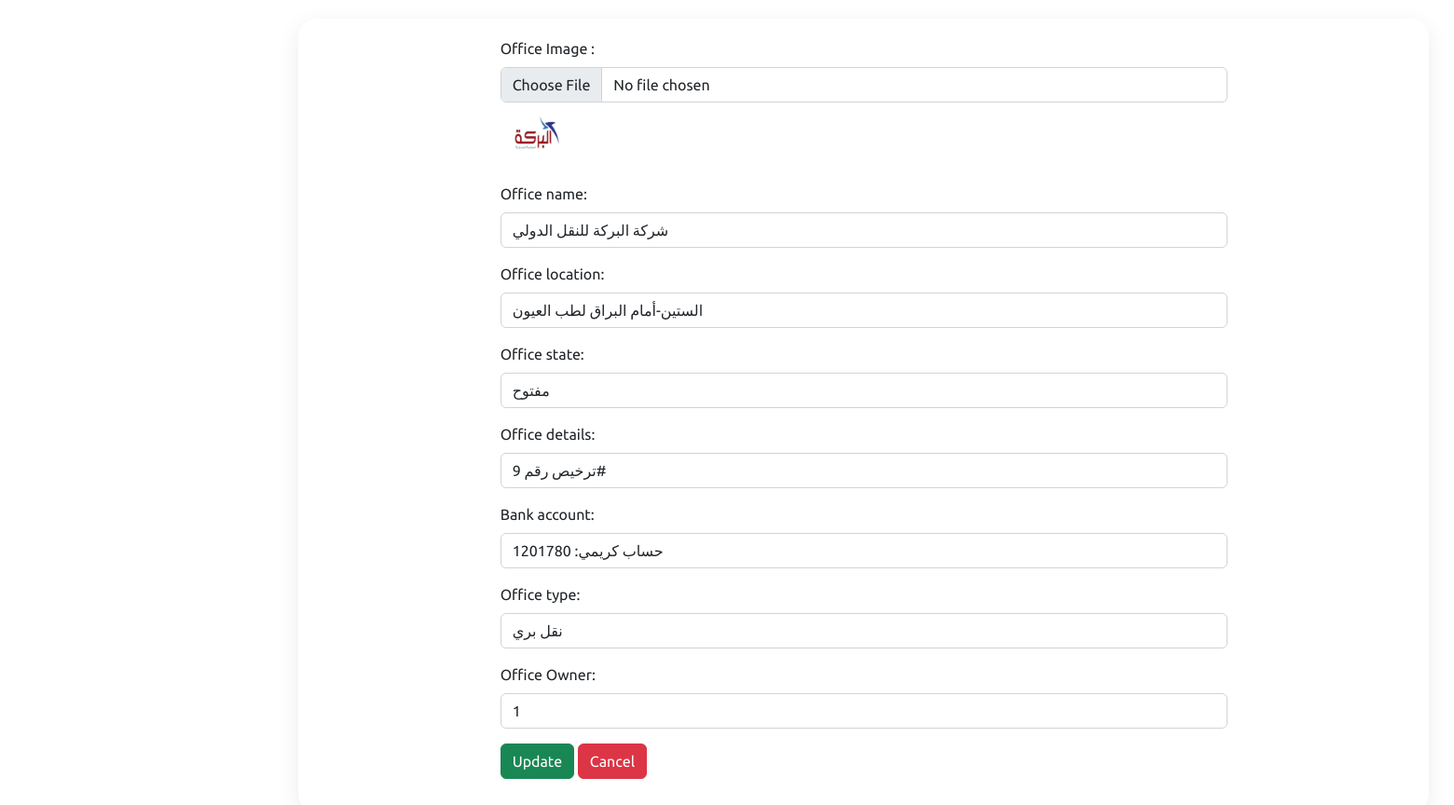
Screenshot of /offices/profile.php (signed in) with the database file from the repository.
### tables this page shows
CREATE TABLE `offices` (
  `office_id` int(11) NOT NULL,
  `office_name` varchar(65) NOT NULL,
  `office_secondname` varchar(85) NOT NULL,
  `office_location` varchar(100) NOT NULL,
  `office_image` varchar(255) NOT NULL,
  `bank_account` varchar(80) NOT NULL,
  `office_rate` double NOT NULL,
  `date_create` timestamp NOT NULL DEFAULT current_timestamp() ON UPDATE current_timestamp(),
  `office_type` varchar(20) NOT NULL,
  `office_state` varchar(15) NOT NULL DEFAULT '1',
  `offowner_office` int(6) NOT NULL,
  `office_details` varchar(150) NOT NULL,
  `phone_number` int(18) NOT NULL
);

### offices/profile.php (the view, shortened to what this page needs)
<?php
include "db_conn.php";
$office_id = $_SESSION['office_id'];
?>
<!DOCTYPE html>
<html lang="en">
<head>
  <link rel="stylesheet" href="assets/css/style.css">
   <link href="https://cdn.jsdelivr.net/npm/bootstrap@5.2.3/dist/css/bootstrap.min.css" rel="stylesheet">
  <link rel="stylesheet" href="https://cdnjs.cloudflare.com/ajax/libs/font-awesome/6.4.0/css/all.min.css" />
</head>
<body>
<div class="main">
    <div class="details">
    <div class="recentOrders">
        <div class="container">
            <?php
            $sql = "SELECT * FROM `offices` WHERE office_id = $office_id";
            $result = mysqli_query($conn, $sql);
            $row = mysqli_fetch_assoc($result);
            ?>
            <div class="container d-flex justify-content-center">
                <form action="" method="post" enctype="multipart/form-data" style="width:50vw; min-width:300px;">
                    <div class="row mb-3">
                        <div class="mb-3">
                            <label class="form-label">Office Image :</label>
                            <input type="file" class="form-control" name="choosefile">
                            <img src="upload/offices/<?php echo $row['office_image'] ?>" width="70px">
                        </div>
                        <div class="mb-3">
                            <label class="form-label">Office name:</label>
                            <input type="text" class="form-control" name="office_name" value="<?php echo $row['office_name'] ?>">
                        </div>
                        <div class="mb-3">
                            <label class="form-label">Office location:</label>
                            <input type="text" class="form-control" name="office_location" value="<?php echo $row['office_location'] ?>">
                        </div>
                        <div class="mb-3">
                            <label class="form-label">Office state:</label>
                            <input type="text" class="form-control" name="office_state" value="<?php echo $row['office_state'] ?>">
                        </div>
                        <div class="mb-3">
                            <label class="form-label">Office details:</label>
                            <input type="text" class="form-control" name="office_details" value="<?php echo $row['office_details'] ?>">
                        </div>
                        <div class="mb-3">
                            <label class="form-label">Bank account:</label>
                            <input type="text" class="form-control" name="bank_account" value="<?php echo $row['bank_account'] ?>">
                        </div>
                        <div class="mb-3">
                            <label class="form-label">Office type:</label>
                            <input type="text" class="form-control" name="office_type" value="<?php echo $row['office_type'] ?>">
                        </div>
                        <div class="mb-3">
                            <label class="form-label">Office Owner:</label>
                            <input type="text" class="form-control" name="offowner_office" value="<?php echo $row['offowner_office'] ?>">
                        </div>
                        <div>
                            <button type="submit" class="btn btn-success" name="submit">Update</button>
                            <a href="dashbord.php" class="btn btn-danger">Cancel</a>
                        </div>
                    </div>
                </form>
            </div>
        </div>
    </div>
    </div>
</div>
</body>
</html>

### offices/assets/css/style.css (style rules this page uses)
* { font-family: "Ubuntu", sans-serif; margin: 0; padding: 0; box-sizing: border-box; }
:root { --blue: #c23616; --white: #fff; --gray: #f5f5f5; --black1: #222; --black2: #999; }
body { min-height: 100vh; overflow-x: hidden; }
.container { position: relative; width: 100%; }
.main { position: absolute; width: calc(100% - 300px); left: 300px; min-height: 100vh; background: var(--white); transition: 0.5s; }
.details { position: relative; width: 150%; padding: 20px; display: grid; grid-template-columns: 2fr 1fr; grid-gap: 30px; }
.details .recentOrders { position: relative; display: grid; min-height: 500px; background: var(--white); padding: 20px; box-shadow: 0 7px 25px rgba(0, 0, 0, 0.08); border-radius: 20px; }

### rows the page displays
offices: office_image (picture), office_name "شركة البركة للنقل الدولي", office_location "الستين-أمام البراق لطب العيون", office_state "مفتوح", office_details "ترخيص رقم 9#", bank_account "حساب كريمي: 1201780", office_type "نقل بري", offowner_office "1"
